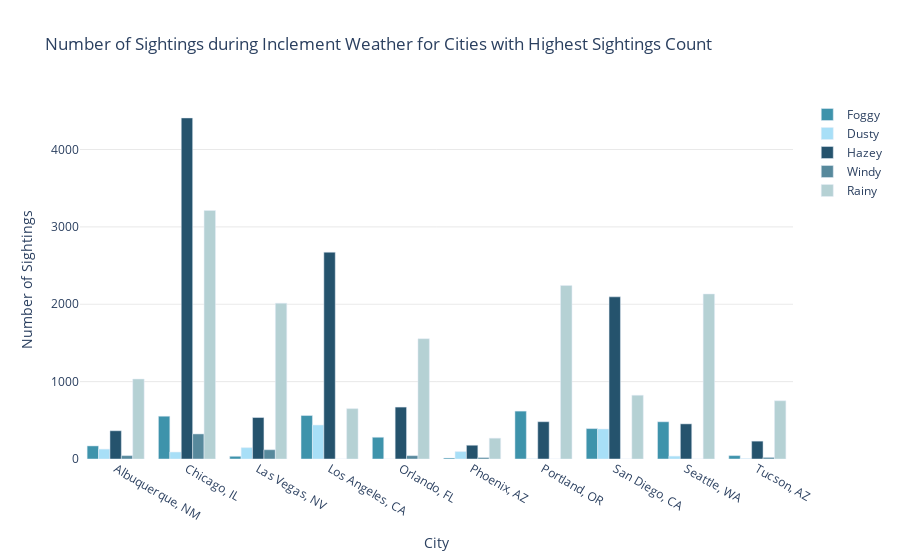
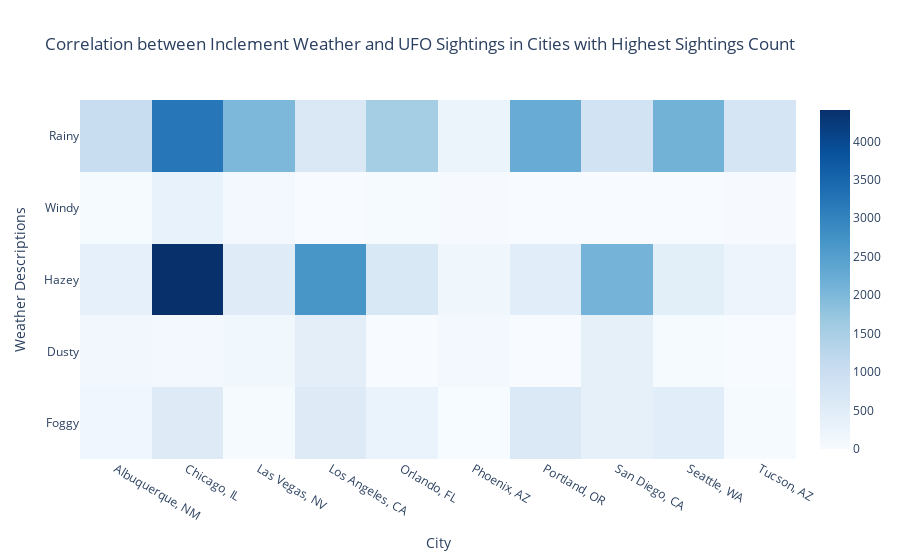

The notebook cell these images were saved under, in order:
### Code cell
import plotly.graph_objects as go
import plotly.subplots as sp
from plotly.subplots import make_subplots
import plotly.io as pio

# Filter the dataframe to only include rows where the weather variables are equal to 1
df_filtered = df_weather_ufo[(df_weather_ufo['WT02'] == 1) | (df_weather_ufo['WT07'] == 1) | (df_weather_ufo['WT08'] == 1) | (df_weather_ufo['WT11'] == 1) | (df_weather_ufo['WT16'] == 1)]

# Group data by city and calculate the count of sightings for each weather variable
df_grouped = df_filtered.groupby(['Address']).sum(numeric_only=True).reset_index()

# map the weather variable names to the corresponding weather description

weather_desc_map = {'WT02': 'Foggy',
                    'WT07': 'Dusty',
                    'WT08': 'Hazey',
                    'WT11': 'Windy',
                    'WT16': 'Rainy'}

# Convert the wide format to long format for Plotly
df_melt = pd.melt(df_grouped, id_vars=['Address'], value_vars=["WT02", "WT07", "WT08", "WT11", "WT16"],
                  var_name="Weather", value_name="Number_of_Sightings")

df_melt['weather'] = df_melt['Weather'].map(weather_desc_map)

# Define custom color sequence
custom_colors = ['#3E93AB', '#A8DFF7', '#25536D', '#57899C', '#B5D1D4', '#2F4E48']

# Create a bar chart with color set to Weather and barmode set to 'group', and update color sequence
fig = go.Figure()
for Weather, color in zip(df_melt['weather'].unique(), custom_colors):
    df_filtered_weather = df_melt[df_melt['weather'] == Weather]
    fig.add_trace(go.Bar(x=df_filtered_weather['Address'], y=df_filtered_weather['Number_of_Sightings'],
                         name=Weather, marker_color=color))
fig.update_xaxes(title="City")
fig.update_yaxes(title="Number of Sightings",
                tickmode='linear',  # Set tickmode to 'linear'
                dtick=1000,         # Set dtick to 1000 to show grid lines at every 1000 value
                gridcolor='lightgray',  # Set grid color
                gridwidth=0.5)     # Set grid width
fig.update_layout(title="Number of Sightings during Inclement Weather for Cities with Highest Sightings Count", 
                  plot_bgcolor='white', paper_bgcolor='white')

# Create a subplot with heatmap
heatmap_fig = sp.make_subplots(rows=1, cols=1)
heatmap = go.Heatmap(
    z=df_melt.Number_of_Sightings,  # Transpose the DataFrame for proper heatmap orientation
    x=df_melt.Address,
    y=df_melt.weather,  # Use the mapped weather descriptions as y-axis labels
    colorscale='Blues',
    reversescale=False,
    hovertemplate='City: %{x}<br>' +  # Set tooltip template to show x-axis label
                  'Weather: %{y}<br>' +  # Set tooltip template to show y-axis label
                  'Number of Sightings: %{z}<br><extra></extra>',  # Set tooltip template to show z-axis label
)
heatmap_fig.add_trace(heatmap)
heatmap_fig.update_xaxes(title_text='City')
heatmap_fig.update_yaxes(title_text='Weather Descriptions', tickmode='array', ticktext=df_melt['weather'],
                         automargin=True)
heatmap_fig.update_layout(title_text='Correlation between Inclement Weather and UFO Sightings in Cities with Highest Sightings Count')  # Adjust left margin to shift the plot to the left

# Enable cross-filter
fig.show(config={'displayModeBar': True})
heatmap_fig.show(config={'displayModeBar': True})

# Save both plots in a single HTML file
pio.write_html(fig, 'column_chart.html', config={'displayModeBar': True})
pio.write_html(heatmap_fig, 'heatmap.html', config={'displayModeBar': True})

# Concatenate the contents of both HTML files into a single file
with open('column_chart.html', 'r') as f:
    plot1_content = f.read()
with open('heatmap.html', 'r') as f:
    plot2_content = f.read()

with open('combined_plots.html', 'w') as f:
    f.write(plot1_content)
    f.write(plot2_content)

### Figure 1 — Plotly figure (JSON) as saved in the notebook; plotly's stock layout.template omitted (floating-point values rounded to 4 significant figures)
{"data": [{"marker": {"color": "#3E93AB"}, "name": "Foggy", "type": "bar", "x": ["Albuquerque, NM", "Chicago, IL", "Las Vegas, NV", "Los Angeles, CA", "Orlando, FL", "Phoenix, AZ", "Portland, OR", "San Diego, CA", "Seattle, WA", "Tucson, AZ"], "y": [169, 553, 35, 562, 281, 13, 619, 393, 481, 44]}, {"marker": {"color": "#A8DFF7"}, "name": "Dusty", "type": "bar", "x": ["Albuquerque, NM", "Chicago, IL", "Las Vegas, NV", "Los Angeles, CA", "Orlando, FL", "Phoenix, AZ", "Portland, OR", "San Diego, CA", "Seattle, WA", "Tucson, AZ"], "y": [128, 90, 147, 439, 0, 96, 3, 388, 37, 6]}, {"marker": {"color": "#25536D"}, "name": "Hazey", "type": "bar", "x": ["Albuquerque, NM", "Chicago, IL", "Las Vegas, NV", "Los Angeles, CA", "Orlando, FL", "Phoenix, AZ", "Portland, OR", "San Diego, CA", "Seattle, WA", "Tucson, AZ"], "y": [365, 4408, 536, 2673, 671, 178, 482, 2096, 454, 231]}, {"marker": {"color": "#57899C"}, "name": "Windy", "type": "bar", "x": ["Albuquerque, NM", "Chicago, IL", "Las Vegas, NV", "Los Angeles, CA", "Orlando, FL", "Phoenix, AZ", "Portland, OR", "San Diego, CA", "Seattle, WA", "Tucson, AZ"], "y": [44, 324, 120, 0, 43, 19, 0, 0, 0, 21]}, {"marker": {"color": "#B5D1D4"}, "name": "Rainy", "type": "bar", "x": ["Albuquerque, NM", "Chicago, IL", "Las Vegas, NV", "Los Angeles, CA", "Orlando, FL", "Phoenix, AZ", "Portland, OR", "San Diego, CA", "Seattle, WA", "Tucson, AZ"], "y": [1034, 3212, 2014, 651, 1555, 269, 2243, 824, 2133, 753]}], "layout": {"paper_bgcolor": "white", "plot_bgcolor": "white", "title": {"text": "Number of Sightings during Inclement Weather for Cities with Highest Sightings Count"}, "xaxis": {"title": {"text": "City"}}, "yaxis": {"dtick": 1000, "gridcolor": "lightgray", "gridwidth": 0.5, "tickmode": "linear", "title": {"text": "Number of Sightings"}}}}

### Figure 2 — Plotly figure (JSON) as saved in the notebook; plotly's stock layout.template omitted (floating-point values rounded to 4 significant figures)
{"data": [{"colorscale": [[0, "rgb(247,251,255)"], [0.125, "rgb(222,235,247)"], [0.25, "rgb(198,219,239)"], [0.375, "rgb(158,202,225)"], [0.5, "rgb(107,174,214)"], [0.625, "rgb(66,146,198)"], [0.75, "rgb(33,113,181)"], [0.875, "rgb(8,81,156)"], [1, "rgb(8,48,107)"]], "hovertemplate": "City: %{x}<br>Weather: %{y}<br>Number of Sightings: %{z}<br><extra></extra>", "reversescale": false, "type": "heatmap", "x": ["Albuquerque, NM", "Chicago, IL", "Las Vegas, NV", "Los Angeles, CA", "Orlando, FL", "Phoenix, AZ", "Portland, OR", "San Diego, CA", "Seattle, WA", "Tucson, AZ", "Albuquerque, NM", "Chicago, IL", "Las Vegas, NV", "Los Angeles, CA", "Orlando, FL", "Phoenix, AZ", "Portland, OR", "San Diego, CA", "Seattle, WA", "Tucson, AZ", "Albuquerque, NM", "Chicago, IL", "Las Vegas, NV", "Los Angeles, CA", "Orlando, FL", "Phoenix, AZ", "Portland, OR", "San Diego, CA", "Seattle, WA", "Tucson, AZ", "Albuquerque, NM", "Chicago, IL", "Las Vegas, NV", "Los Angeles, CA", "Orlando, FL", "Phoenix, AZ", "Portland, OR", "San Diego, CA", "Seattle, WA", "Tucson, AZ", "Albuquerque, NM", "Chicago, IL", "Las Vegas, NV", "Los Angeles, CA", "Orlando, FL", "Phoenix, AZ", "Portland, OR", "San Diego, CA", "Seattle, WA", "Tucson, AZ"], "y": ["Foggy", "Foggy", "Foggy", "Foggy", "Foggy", "Foggy", "Foggy", "Foggy", "Foggy", "Foggy", "Dusty", "Dusty", "Dusty", "Dusty", "Dusty", "Dusty", "Dusty", "Dusty", "Dusty", "Dusty", "Hazey", "Hazey", "Hazey", "Hazey", "Hazey", "Hazey", "Hazey", "Hazey", "Hazey", "Hazey", "Windy", "Windy", "Windy", "Windy", "Windy", "Windy", "Windy", "Windy", "Windy", "Windy", "Rainy", "Rainy", "Rainy", "Rainy", "Rainy", "Rainy", "Rainy", "Rainy", "Rainy", "Rainy"], "z": [169, 553, 35, 562, 281, 13, 619, 393, 481, 44, 128, 90, 147, 439, 0, 96, 3, 388, 37, 6, 365, 4408, 536, 2673, 671, 178, 482, 2096, 454, 231, 44, 324, 120, 0, 43, 19, 0, 0, 0, 21, 1034, 3212, 2014, 651, 1555, 269, 2243, 824, 2133, 753]}], "layout": {"title": {"text": "Correlation between Inclement Weather and UFO Sightings in Cities with Highest Sightings Count"}, "xaxis": {"anchor": "y", "domain": [0, 1], "title": {"text": "City"}}, "yaxis": {"anchor": "x", "automargin": true, "domain": [0, 1], "tickmode": "array", "ticktext": ["Foggy", "Foggy", "Foggy", "Foggy", "Foggy", "Foggy", "Foggy", "Foggy", "Foggy", "Foggy", "Dusty", "Dusty", "Dusty", "Dusty", "Dusty", "Dusty", "Dusty", "Dusty", "Dusty", "Dusty", "Hazey", "Hazey", "Hazey", "Hazey", "Hazey", "Hazey", "Hazey", "Hazey", "Hazey", "Hazey", "Windy", "Windy", "Windy", "Windy", "Windy", "Windy", "Windy", "Windy", "Windy", "Windy", "Rainy", "Rainy", "Rainy", "Rainy", "Rainy", "Rainy", "Rainy", "Rainy", "Rainy", "Rainy"], "title": {"text": "Weather Descriptions"}}}}
